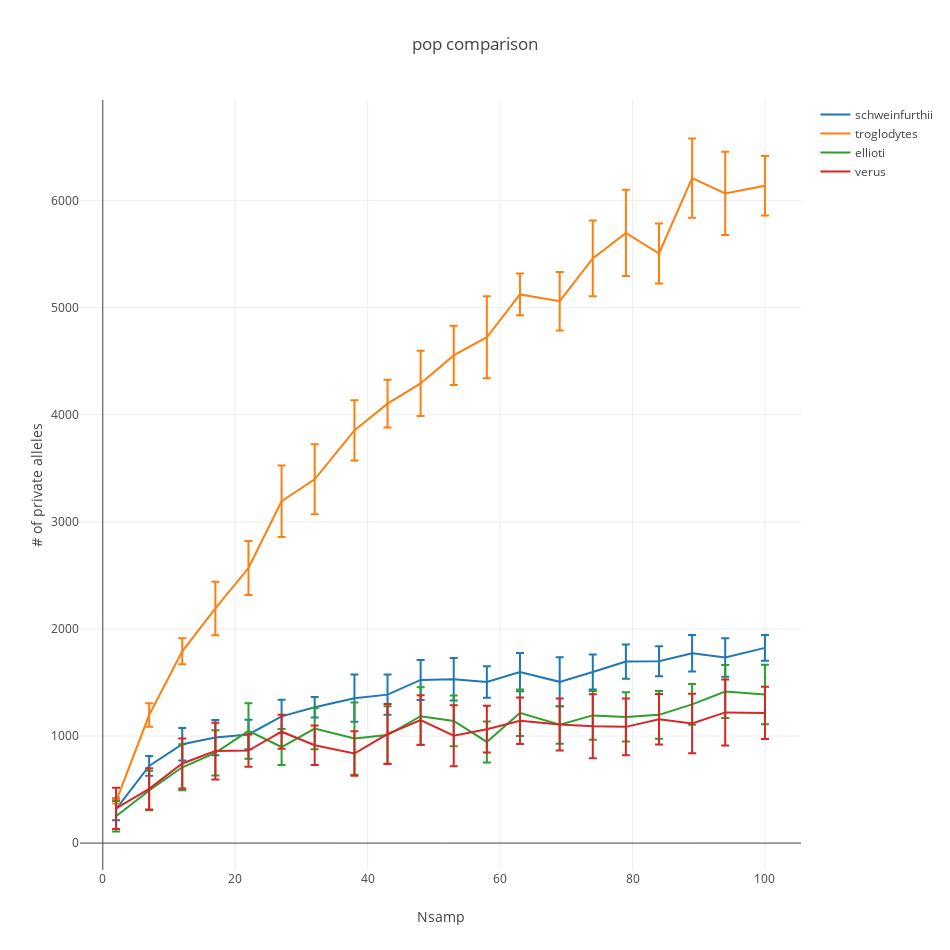

The notebook cell this image was saved under:
### Markdown cell above
**plot**

### Code cell
fig= [go.Scatter(
    x= samp_order,
    y= [pops_dict[pop][x]['mean'] for x in samp_order],
    error_y= dict(
        array= [pops_dict[pop][x]['std'] for x in samp_order],
        type= 'data',
        #symmetric= True,
        visible=True
    ),
    name= pop
) for pop in model_dict.keys()]

layout= go.Layout(
    title= 'pop comparison',
    xaxis= dict(
        title= 'Nsamp'
    ),
    yaxis= dict(
        title= '# of private alleles'
    ),
    height= 950,
    width= 950
)

Figure= go.Figure(data=fig, layout= layout)
iplot(Figure)

### Figure 1 — Plotly figure (JSON) as saved in the notebook; plotly's stock layout.template omitted (floating-point values rounded to 4 significant figures)
{"data": [{"error_y": {"array": [102.9, 92.48, 152.6, 164.8, 137.9, 155.1, 95.9, 221.1, 188.0, 187.4, 199.1, 147.1, 178.2, 230.2, 164.1, 160.3, 139.5, 170.9, 179.1, 120.6], "type": "data", "visible": true}, "name": "schweinfurthii", "type": "scatter", "uid": "1b0a075e-d2dc-4dc0-adf4-a67eb42a2c2f", "x": [2, 7, 12, 17, 22, 27, 32, 38, 43, 48, 53, 58, 63, 69, 74, 79, 84, 89, 94, 100], "y": [316.7, 720.7, 923.1, 985.1, 1014.0, 1183.0, 1268.0, 1353.0, 1386.0, 1524.0, 1530.0, 1504.0, 1597.0, 1506.0, 1598.0, 1695.0, 1698.0, 1773.0, 1733.0, 1823.0]}, {"error_y": {"array": [21.16, 109.2, 120.5, 249.3, 252.3, 334.4, 326.7, 280.8, 222.9, 303.9, 277.7, 382.7, 194.9, 272.2, 353.4, 402.7, 279.1, 369.6, 388.8, 278.6], "type": "data", "visible": true}, "name": "troglodytes", "type": "scatter", "uid": "5d3ed7e7-26f6-4dc8-94e9-55892ad69d3e", "x": [2, 7, 12, 17, 22, 27, 32, 38, 43, 48, 53, 58, 63, 69, 74, 79, 84, 89, 94, 100], "y": [389.8, 1196.0, 1791.0, 2191.0, 2569.0, 3192.0, 3397.0, 3854.0, 4104.0, 4293.0, 4554.0, 4724.0, 5124.0, 5060.0, 5460.0, 5698.0, 5506.0, 6210.0, 6066.0, 6138.0]}, {"error_y": {"array": [142.7, 184.3, 214.3, 210.9, 259.0, 168.4, 193.1, 337.2, 268.9, 269.3, 237.2, 191.3, 217.0, 176.4, 228.1, 229.7, 222.7, 189.4, 247.0, 278.0], "type": "data", "visible": true}, "name": "ellioti", "type": "scatter", "uid": "c4fc8665-253b-43e2-a4bc-9472f620ddec", "x": [2, 7, 12, 17, 22, 27, 32, 38, 43, 48, 53, 58, 63, 69, 74, 79, 84, 89, 94, 100], "y": [250.9, 491.5, 707.7, 842, 1048.0, 897.1, 1069, 976, 1009.0, 1185.0, 1141.0, 944.4, 1216.0, 1105.0, 1192.0, 1178.0, 1198.0, 1296.0, 1415.0, 1387.0]}, {"error_y": {"array": [193.1, 192.0, 233.0, 265.0, 151.0, 158.9, 184.8, 207.7, 280.5, 230.7, 285.1, 219.2, 217.7, 242.7, 299.0, 264.9, 236.3, 278.0, 308.4, 243.5], "type": "data", "visible": true}, "name": "verus", "type": "scatter", "uid": "ba4e7aef-00a8-4906-86e4-0d204e2a4ac6", "x": [2, 7, 12, 17, 22, 27, 32, 38, 43, 48, 53, 58, 63, 69, 74, 79, 84, 89, 94, 100], "y": [324, 506.8, 743.4, 859.2, 863.8, 1040, 913.5, 836.2, 1018.0, 1149.0, 1002.0, 1064, 1142, 1107, 1091.0, 1085.0, 1156.0, 1117.0, 1220.0, 1216.0]}], "layout": {"height": 950, "title": {"text": "pop comparison"}, "width": 950, "xaxis": {"title": {"text": "Nsamp"}}, "yaxis": {"title": {"text": "# of private alleles"}}}}
